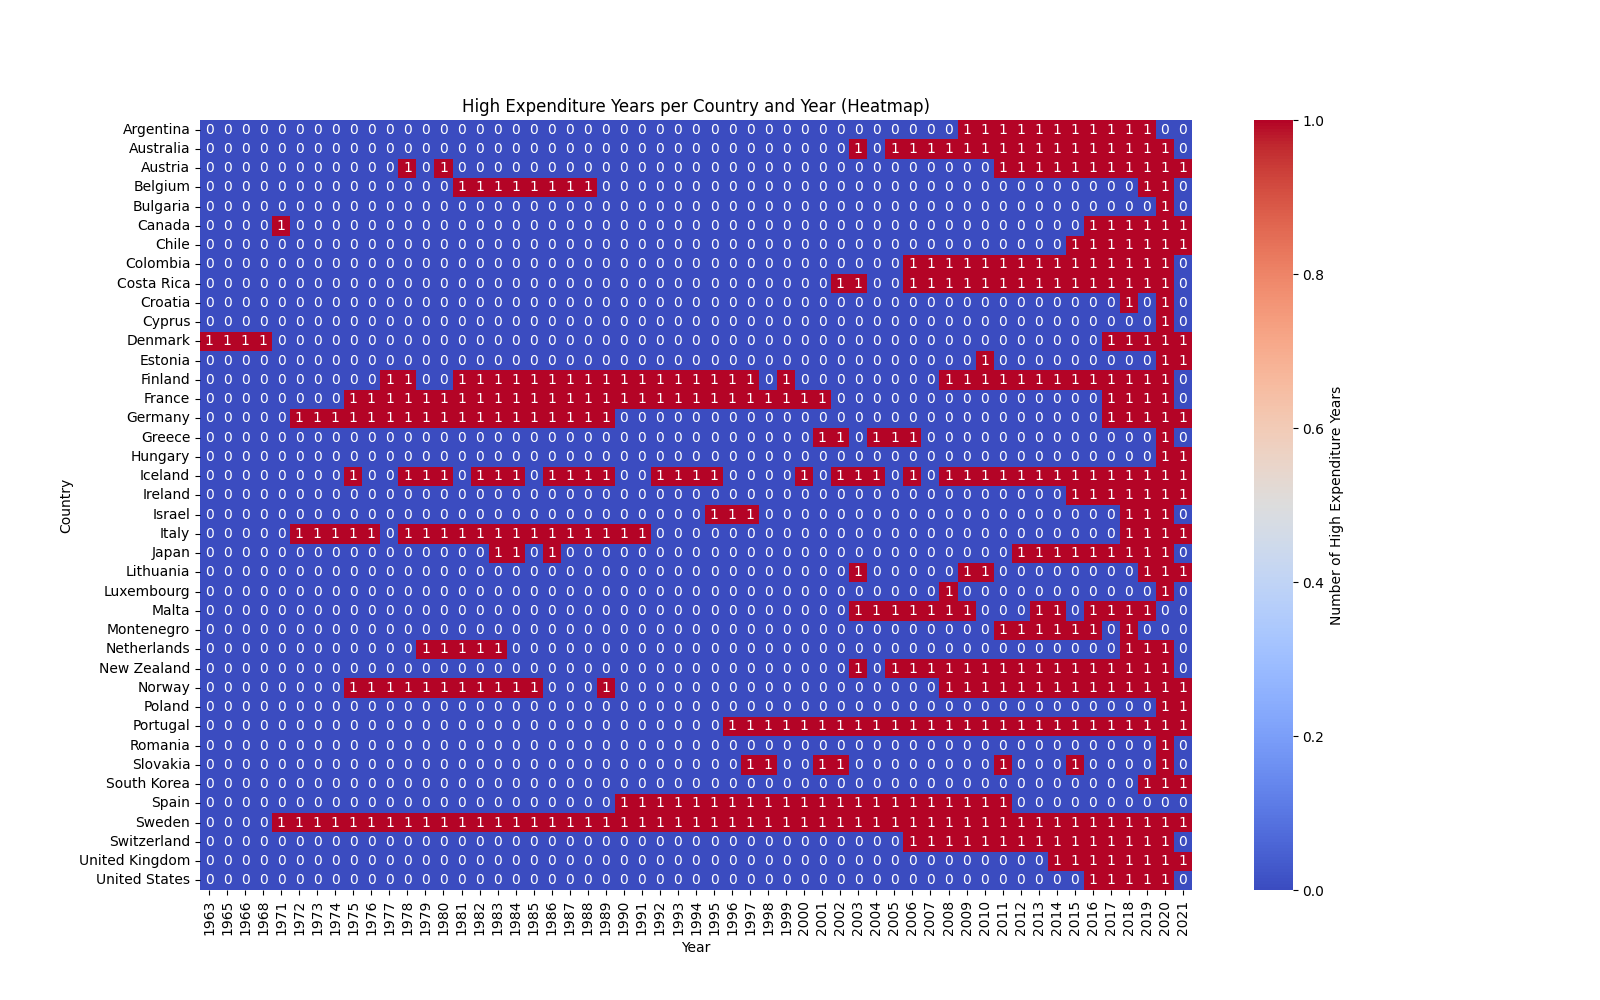

This chart was generated by the following Python code:
import mysql.connector
import pandas as pd

config = {
    'user': 'root',
    'password': 'password',
    'host': 'localhost',
    'database': 'viz',
}

connection = mysql.connector.connect(**config)
cursor = connection.cursor()

query = "SELECT * FROM high_expenditure_high_lung"
cursor.execute(query)

data = cursor.fetchall()
column_names = [desc[0] for desc in cursor.description]
lung_expenditure_df = pd.DataFrame(data, columns=column_names)

cursor.close()
connection.close()


import seaborn as sns
import matplotlib.pyplot as plt

# Create a pivot table with the counts of high expenditure years per country and year
heatmap_data = lung_expenditure_data.pivot_table(index='country_name', columns='year', aggfunc='size', fill_value=0)

# Create a heatmap
plt.figure(figsize=(16, 10))
sns.heatmap(heatmap_data, cmap='coolwarm', annot=True, fmt='d', cbar_kws={'label': 'Number of High Expenditure Years'})
plt.xlabel('Year')
plt.ylabel('Country')
plt.title('High Expenditure Years per Country and Year (Heatmap)')
plt.show()
